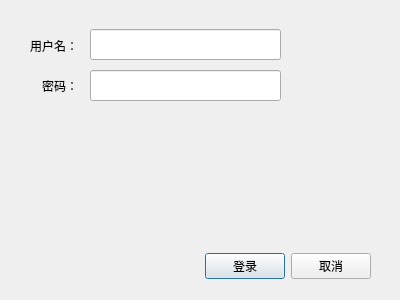
<?xml version="1.0" encoding="UTF-8"?>
<ui version="4.0">
 <class>DlgLogin</class>
 <widget class="QDialog" name="DlgLogin">
  <property name="geometry">
   <rect>
    <x>0</x>
    <y>0</y>
    <width>400</width>
    <height>300</height>
   </rect>
  </property>
  <property name="windowTitle">
   <string>请登录</string>
  </property>
  <widget class="QWidget" name="layoutWidget">
   <property name="geometry">
    <rect>
     <x>20</x>
     <y>250</y>
     <width>351</width>
     <height>33</height>
    </rect>
   </property>
   <layout class="QHBoxLayout">
    <property name="spacing">
     <number>6</number>
    </property>
    <property name="leftMargin">
     <number>0</number>
    </property>
    <property name="topMargin">
     <number>0</number>
    </property>
    <property name="rightMargin">
     <number>0</number>
    </property>
    <property name="bottomMargin">
     <number>0</number>
    </property>
    <item>
     <spacer>
      <property name="orientation">
       <enum>Qt::Horizontal</enum>
      </property>
      <property name="sizeHint" stdset="0">
       <size>
        <width>131</width>
        <height>31</height>
       </size>
      </property>
     </spacer>
    </item>
    <item>
     <widget class="QPushButton" name="okButton">
      <property name="text">
       <string>登录</string>
      </property>
     </widget>
    </item>
    <item>
     <widget class="QPushButton" name="cancelButton">
      <property name="text">
       <string>取消</string>
      </property>
     </widget>
    </item>
   </layout>
  </widget>
  <widget class="QLabel" name="label">
   <property name="geometry">
    <rect>
     <x>30</x>
     <y>40</y>
     <width>54</width>
     <height>12</height>
    </rect>
   </property>
   <property name="text">
    <string>用户名：</string>
   </property>
  </widget>
  <widget class="QLabel" name="label_2">
   <property name="geometry">
    <rect>
     <x>42</x>
     <y>80</y>
     <width>40</width>
     <height>12</height>
    </rect>
   </property>
   <property name="text">
    <string>密码：</string>
   </property>
  </widget>
  <widget class="QLineEdit" name="ltUserName">
   <property name="geometry">
    <rect>
     <x>90</x>
     <y>29</y>
     <width>191</width>
     <height>31</height>
    </rect>
   </property>
  </widget>
  <widget class="QLineEdit" name="lePassword">
   <property name="geometry">
    <rect>
     <x>90</x>
     <y>70</y>
     <width>191</width>
     <height>31</height>
    </rect>
   </property>
   <property name="echoMode">
    <enum>QLineEdit::Password</enum>
   </property>
  </widget>
 </widget>
 <resources/>
 <connections>
  <connection>
   <sender>okButton</sender>
   <signal>clicked()</signal>
   <receiver>DlgLogin</receiver>
   <slot>myClick()</slot>
   <hints>
    <hint type="sourcelabel">
     <x>288</x>
     <y>258</y>
    </hint>
    <hint type="destinationlabel">
     <x>96</x>
     <y>254</y>
    </hint>
   </hints>
  </connection>
  <connection>
   <sender>cancelButton</sender>
   <signal>clicked()</signal>
   <receiver>DlgLogin</receiver>
   <slot>reject()</slot>
   <hints>
    <hint type="sourcelabel">
     <x>369</x>
     <y>258</y>
    </hint>
    <hint type="destinationlabel">
     <x>179</x>
     <y>282</y>
    </hint>
   </hints>
  </connection>
 </connections>
 <slots>
  <slot>myClick()</slot>
 </slots>
</ui>
